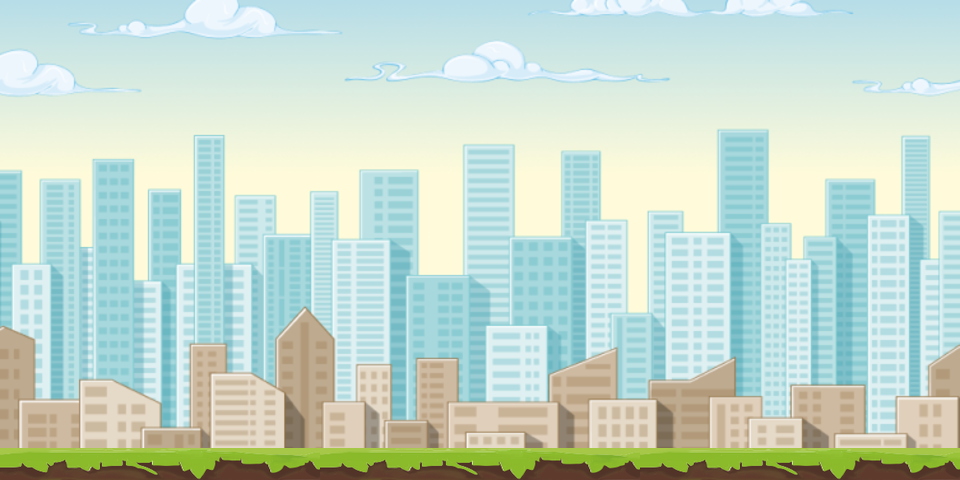

A 2D game scene composited from a Tiled map and its tileset images. What follows is a short description and the map's XML, with every tile layer's data as written:
An orthogonal 30x15 tile map with 32x32 px tiles, 2 tile layers (Background, Platforms), 5 tilesets and 23 objects (10x Coin, 10x Leaf, Earth, position).

<map version="1.9" tiledversion="1.9.2" orientation="orthogonal" renderorder="right-down" width="30" height="15" tilewidth="32" tileheight="32" infinite="0" nextlayerid="6" nextobjectid="88">
 <tileset firstgid="1" source="platform (1).tsx" />
 <tileset firstgid="11" source="coin.tsx" />
 <tileset firstgid="12" source="leaf_coin.tsx" />
 <tileset firstgid="13" source="looking_curious.tsx" />
 <tileset firstgid="14" source="background (1).tsx" />
 <layer id="5" name="Background" width="30" height="15">
  <data encoding="csv">
14,15,16,17,18,19,20,21,22,23,24,25,26,27,28,29,30,31,32,33,34,35,36,37,38,39,40,41,42,43,
44,45,46,47,48,49,50,51,52,53,54,55,56,57,58,59,60,61,62,63,64,65,66,67,68,69,70,71,72,73,
74,75,76,77,78,79,80,81,82,83,84,85,86,87,88,89,90,91,92,93,94,95,96,97,98,99,100,101,102,103,
104,105,106,107,108,109,110,111,112,113,114,115,116,117,118,119,120,121,122,123,124,125,126,127,128,129,130,131,132,133,
134,135,136,137,138,139,140,141,142,143,144,145,146,147,148,149,150,151,152,153,154,155,156,157,158,159,160,161,162,163,
164,165,166,167,168,169,170,171,172,173,174,175,176,177,178,179,180,181,182,183,184,185,186,187,188,189,190,191,192,193,
194,195,196,197,198,199,200,201,202,203,204,205,206,207,208,209,210,211,212,213,214,215,216,217,218,219,220,221,222,223,
224,225,226,227,228,229,230,231,232,233,234,235,236,237,238,239,240,241,242,243,244,245,246,247,248,249,250,251,252,253,
254,255,256,257,258,259,260,261,262,263,264,265,266,267,268,269,270,271,272,273,274,275,276,277,278,279,280,281,282,283,
284,285,286,287,288,289,290,291,292,293,294,295,296,297,298,299,300,301,302,303,304,305,306,307,308,309,310,311,312,313,
314,315,316,317,318,319,320,321,322,323,324,325,326,327,328,329,330,331,332,333,334,335,336,337,338,339,340,341,342,343,
344,345,346,347,348,349,350,351,352,353,354,355,356,357,358,359,360,361,362,363,364,365,366,367,368,369,370,371,372,373,
374,375,376,377,378,379,380,381,382,383,384,385,386,387,388,389,390,391,392,393,394,395,396,397,398,399,400,401,402,403,
404,405,406,407,408,409,410,411,412,413,414,415,416,417,418,419,420,421,422,423,424,425,426,427,428,429,430,431,432,433,
434,435,436,437,438,439,440,441,442,443,444,445,446,447,448,449,450,451,452,453,454,455,456,457,458,459,460,461,462,463
</data>
 </layer>
 <layer id="2" name="Platforms" width="30" height="15">
  <data encoding="csv">
0,0,0,0,0,0,0,0,0,0,0,0,0,0,0,0,0,0,0,0,0,0,0,0,0,0,0,0,0,0,
0,0,0,0,0,0,0,0,0,0,0,0,0,0,0,0,0,0,0,0,0,0,0,0,0,0,0,0,0,0,
0,0,0,0,0,0,0,0,0,0,0,0,0,0,0,0,0,0,0,0,0,0,0,0,0,0,0,0,0,0,
0,0,0,0,0,0,0,0,0,0,0,0,0,0,0,0,0,0,0,0,0,0,0,0,0,0,0,0,0,0,
0,0,0,0,0,0,0,0,0,0,0,0,0,0,0,0,0,0,0,0,0,0,0,0,0,0,0,0,0,0,
0,0,0,0,0,0,0,0,0,0,0,0,0,0,0,0,0,0,0,0,0,0,0,0,0,0,0,0,0,0,
0,0,0,0,0,0,0,0,0,0,0,0,0,0,0,0,0,0,0,0,0,0,0,0,0,0,0,0,0,0,
0,0,0,0,0,0,0,0,0,0,0,0,0,0,0,0,0,0,0,0,0,0,0,0,0,0,0,0,0,0,
0,0,0,0,0,0,0,0,0,0,0,0,0,0,0,0,0,0,0,0,0,0,0,0,0,0,0,0,0,0,
0,0,0,0,0,0,0,0,0,0,0,0,0,0,0,0,0,0,0,0,0,0,0,0,0,0,0,0,0,0,
0,0,0,0,0,0,0,0,0,0,0,0,0,0,0,0,0,0,0,0,0,0,0,0,0,0,0,0,0,0,
0,0,0,0,0,0,0,0,0,0,0,0,0,0,0,0,0,0,0,0,0,0,0,0,0,0,0,0,0,0,
0,0,0,0,0,0,0,0,0,0,0,0,0,0,0,0,0,0,0,0,0,0,0,0,0,0,0,0,0,0,
0,0,0,0,0,0,0,0,0,0,0,0,0,0,0,0,0,0,0,0,0,0,0,0,0,0,0,0,0,0,
1,2,3,4,5,6,7,8,9,10,1,2,3,4,5,6,7,8,9,10,1,2,3,4,5,6,7,8,9,10
</data>
 </layer>
 <objectgroup id="3" name="SpawnComponents">
  <object id="41" class="Coin" gid="11" x="448" y="352" width="32" height="32" />
  <object id="42" class="Coin" gid="11" x="416" y="384" width="32" height="32" />
  <object id="43" class="Coin" gid="11" x="480" y="320" width="32" height="32" />
  <object id="46" class="Coin" gid="11" x="224" y="320" width="32" height="32" />
  <object id="48" class="Coin" gid="11" x="192" y="352" width="32" height="32" />
  <object id="49" class="Coin" gid="11" x="128" y="416" width="32" height="32" />
  <object id="50" class="Coin" gid="11" x="160" y="384" width="32" height="32" />
  <object id="52" class="Coin" gid="11" x="96" y="448" width="32" height="32" />
  <object id="54" class="Leaf" gid="12" x="256" y="416" width="32" height="32" />
  <object id="55" class="Leaf" gid="12" x="320" y="352" width="32" height="32" />
  <object id="56" class="Leaf" gid="12" x="512" y="384" width="32" height="32" />
  <object id="57" class="Leaf" gid="12" x="288" y="384" width="32" height="32" />
  <object id="62" class="Leaf" gid="12" x="544" y="352" width="32" height="32" />
  <object id="63" class="Leaf" gid="12" x="576" y="320" width="32" height="32" />
  <object id="65" class="Leaf" gid="12" x="224" y="448" width="32" height="32" />
  <object id="80" class="Leaf" gid="12" x="352" y="320" width="32" height="32" />
  <object id="81" class="Earth" gid="13" x="756.639" y="457.925" width="163" height="179" />
  <object id="83" class="position" x="46.2179" y="380.71">
   <point />
  </object>
  <object id="84" class="Coin" gid="11" x="384" y="416" width="32" height="32" />
  <object id="85" class="Coin" gid="11" x="352" y="448" width="32" height="32" />
  <object id="86" class="Leaf" gid="12" x="480" y="416" width="32" height="32" />
  <object id="87" class="Leaf" gid="12" x="448" y="448" width="32" height="32" />
 </objectgroup>
 <objectgroup id="4" name="Platforms">
  <object id="1" x="0" y="448" width="960" height="32" />
 </objectgroup>
</map>
